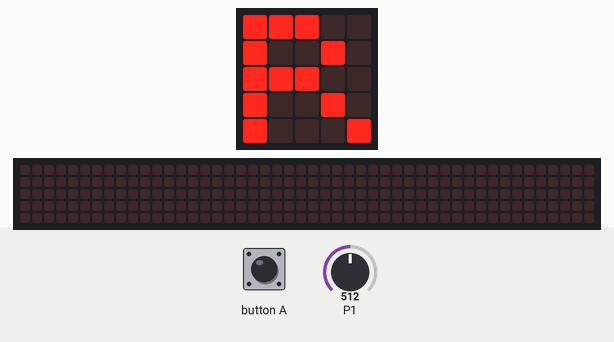
A program run on a simulated BBC micro:bit running MicroPython. Parts: the board's 5×5 LED display, a strip that is not on the board, showing the scrolling text unrolled. The test bench sets the inputs (shaded band); at power-on: P1 = 512 (analog values on the 0–1023 scale). The 48×5 strip is a reading aid, not a part: it shows the text the display is scrolling, unrolled, one strip-width of it at a time.

Above: at 0.9 s.
2.9 s: button A pressed for 0.15 s
At 2.97 s:
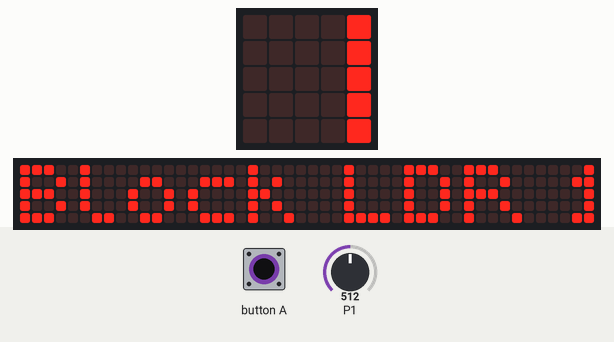
At 11.8 s:
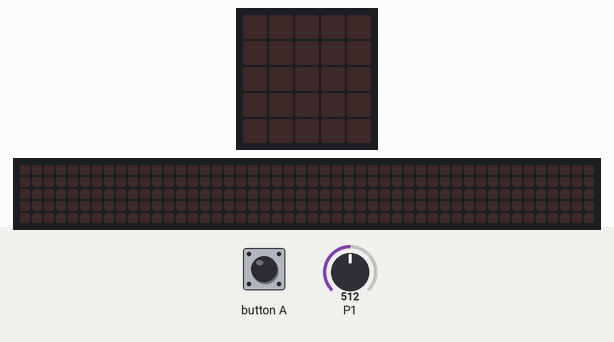
Timing chart, 0 to 13.3 s (numbered marks = the images above; inputs shaded):
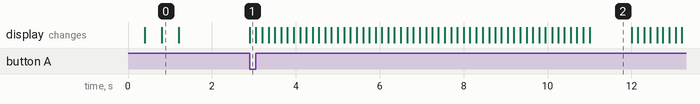

Measured:
- after the input at 2.9 s, the display: changes at once (image 1)
- what the display in image 0 shows lasts 0.4 s, from 0.8 s to 1.2 s
- what the display in image 2 shows lasts 1.0 s, from 11.0 s to 12.0 s

The program:

calibrate.py
```python
from microbit import sleep, pin0, pin1, display, button_a

def calibrate(pin_number):
    pin = [pin0, pin1][pin_number]
    display.scroll('Block LDR ' + str(pin_number))
    sample_size = 10
    values = []
    for i in range(sample_size):
        sleep(100)
        values.append(pin.read_analog())
    values.sort()
    median = values[len(values)//2]
    display.scroll('Median: ' + str(median))
    return median

def main():
    display.show('FJR ')
    while True:
        if button_a.get_presses():
            median = calibrate(1)

main()
```
